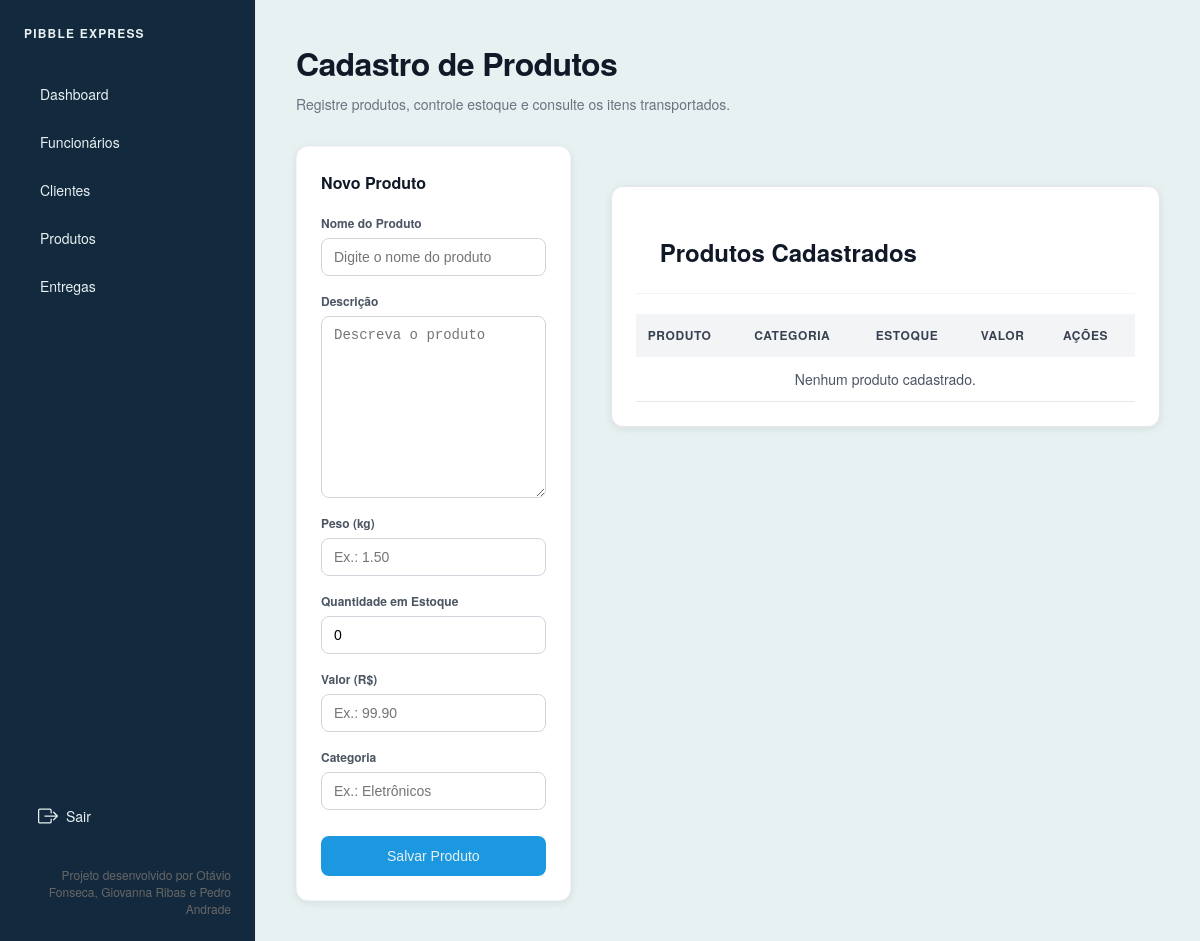
/produtos/ (signed in), run on an earlier commit of the app's database.
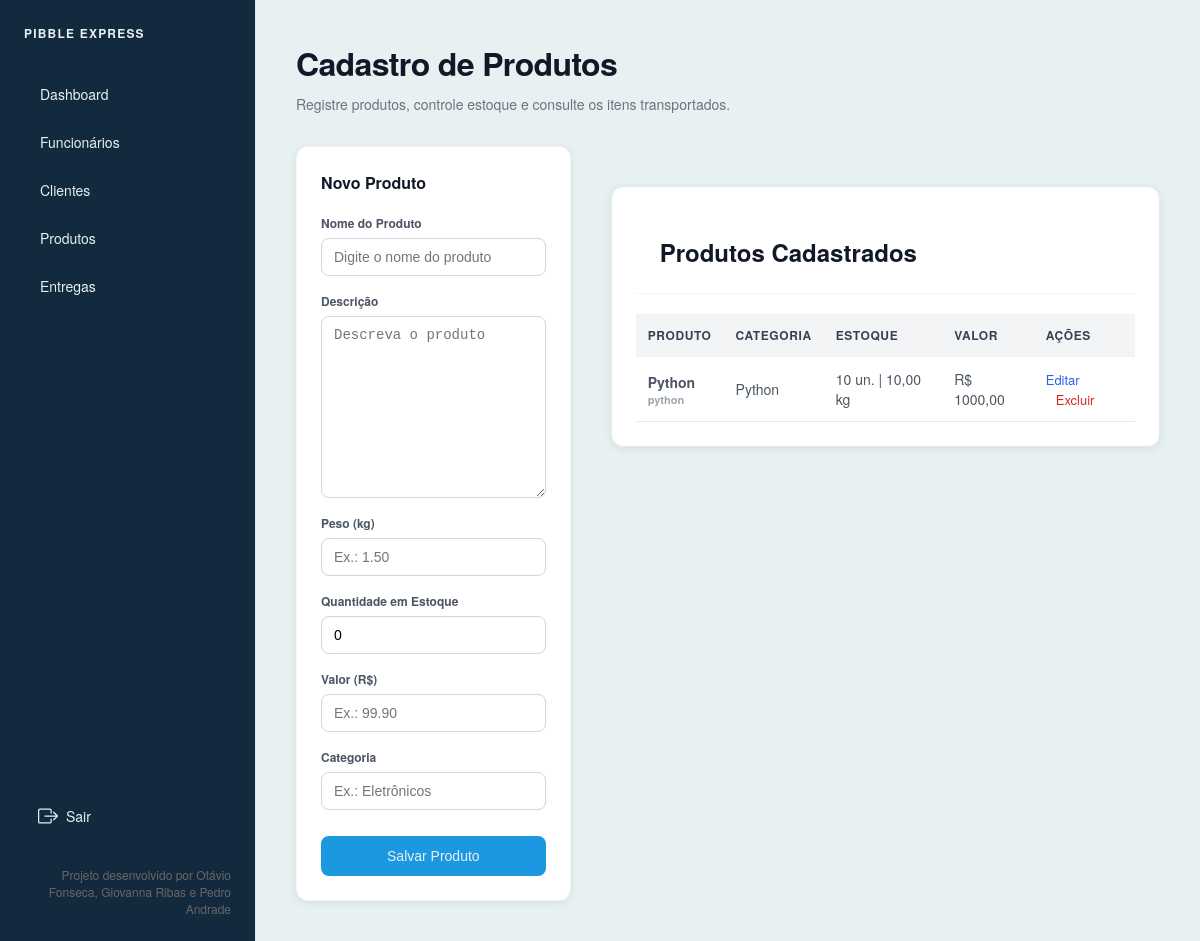
And on a later commit of the database.
### produtos/models.py (models this page shows, shortened)
class Produto(models.Model):
    nome_produto = models.CharField(max_length=255, verbose_name="Nome do Produto")
    descricao = models.TextField(blank=True, null=True, verbose_name="Descrição")
    peso = models.DecimalField(max_digits=6, decimal_places=2, verbose_name="Peso (kg)")
    quantidade_estoque = models.IntegerField(default=0, verbose_name="Quantidade em Estoque")
    valor = models.DecimalField(max_digits=10, decimal_places=2, verbose_name="Valor (R$)")
    categoria = models.CharField(max_length=100, verbose_name="Categoria")

### core/views.py (the view)
# urls.py: path("produtos/", views.produtos, name="produtos"),
@login_required
def produtos(request):
    form = ProdutoForm(dados_formulario(request))
    if request.method == "POST" and form.is_valid() and salvar_formulario_com_feedback(form):
        return redirect("produtos")
    context = {
        "form": form,
        "produtos": Produto.objects.all().order_by("nome_produto"),
    }
    return render(request, "produtos.html", context)

### produtos/forms.py
class ProdutoForm(forms.ModelForm):
    class Meta:
        model = Produto
        fields = [
            "nome_produto",
            "descricao",
            "peso",
            "quantidade_estoque",
            "valor",
            "categoria",
        ]
    def __init__(self, *args, **kwargs):
        super().__init__(*args, **kwargs)
        self.fields["nome_produto"].widget.attrs["placeholder"] = "Digite o nome do produto"
        self.fields["descricao"].widget.attrs["placeholder"] = "Descreva o produto"
        self.fields["peso"].widget.attrs["placeholder"] = "Ex.: 1.50"
        self.fields["quantidade_estoque"].widget.attrs["placeholder"] = "Ex.: 100"
        self.fields["valor"].widget.attrs["placeholder"] = "Ex.: 99.90"
        self.fields["categoria"].widget.attrs["placeholder"] = "Ex.: Eletrônicos"

### core/views.py (called while the page is built)
def dados_formulario(request):
    return request.POST if request.method == "POST" else None

### templates/produtos.html (shortened to what this page needs)
{% extends 'base.html' %}
{% block content %}
<header>
    <h1 class="header-title">Cadastro de Produtos</h1>
    <p class="header-subtitle">
        Registre produtos, controle estoque e consulte os itens transportados.
    </p>
</header>
<div class="mudar-layout-grid">
    <div class="card">
        <h2 class="form-title">
            {% if editando %}Editar Produto{% else %}Novo Produto{% endif %}
        </h2>
        <form method="POST" class="form-container">
            {% for field in form %}
            <div class="form-group">
                <label class="form-label">{{ field.label }}</label>
                {{ field }}
            </div>
            {% endfor %}
            <button type="submit" class="btn-submit">
                {% if editando %}Atualizar Produto{% else %}Salvar Produto{% endif %}
            </button>
        </form>
    </div>
    <section class="report-section">
        <div class="report-header">
            <h2>Produtos Cadastrados</h2>
        </div>
        <div class="table-container">
            <table class="data-table">
                <thead>
                    <tr>
                        <th>Produto</th>
                        <th>Categoria</th>
                        <th>Estoque</th>
                        <th>Valor</th>
                        <th>Ações</th>
                    </tr>
                </thead>
                <tbody>
                    {% for produto in produtos %}
                    <tr>
                        <td class="client-name">
                            {{ produto.nome_produto }}
                            <div class="contact-phone">{{ produto.descricao }}</div>
                        </td>
                        <td>{{ produto.categoria }}</td>
                        <td>{{ produto.quantidade_estoque }} un. | {{ produto.peso }} kg</td>
                        <td>R$ {{ produto.valor }}</td>
                        <td>
                            <a href="{% url 'editar_produto' produto.pk %}" class="edit-link">Editar</a>
                            <a
                                href="{% url 'deletar_produto' produto.pk %}"
                                class="delete-link"
                                onclick="return confirm('Deseja excluir este produto?')"
                            >
                                Excluir
                            </a>
                        </td>
                    </tr>
                    {% empty %}
                    <tr>
                        <td colspan="5" class="empty-message">
                            Nenhum produto cadastrado.
                        </td>
                    </tr>
                    {% endfor %}
                </tbody>
            </table>
        </div>
    </section>
</div>
{% endblock %}

### templates/base.html (shortened to what this page needs)
{% load static %}
<!DOCTYPE html>
<html lang="pt-br">
<head>
    <link rel="stylesheet" href="{% static 'css/style.css' %}?v=3">
</head>
<body>
    <aside class="sidebar">
        <div>
            <div class="brand-title">Pibble Express</div>
            <nav class="nav-links">
                {% if request.user.is_superuser or request.user.funcionario.tipo_usuario == 'ADM' %}
                    <a href="/dashboard/" class="nav-item">
                        Dashboard
                    </a>
                    <a href="/funcionarios/" class="nav-item">
                        Funcionários
                    </a>
                {% endif %}
                <a href="/clientes/" class="nav-item">
                    Clientes
                </a>
                <a href="/produtos/" class="nav-item">
                    Produtos
                </a>
                <a href="/entregas/" class="nav-item">
                    Entregas
                </a>
            </nav>
        </div>
        <div class="sidebar-footer">
            {% if request.user.is_authenticated %}
                <form method="POST" action="{% url 'logout' %}" class="logout-form">
                    <button type="submit" class="logout-button" aria-label="Sair">
                        <span>Sair</span>
                    </button>
                </form>
            {% endif %}
            <div class="footer-credit">
                Projeto desenvolvido por Otávio Fonseca, Giovanna Ribas e Pedro Andrade
            </div>
        </div>
    </aside>
    <main class="main-content">
        {% block content %}
        {% endblock %}
    </main>
</body>
</html>

### static/css/style.css (style rules this page uses)
* { margin: 0; padding: 0; box-sizing: border-box; }
body { font-family: 'Helvetica Neue', Helvetica, Arial, sans-serif; background-color: #E8F1F2; color: #111827; display: flex; height: 100vh; height: 100vh; overflow: hidden; }
.sidebar { width: 256px; background-color: #13293D; border-right: 1px solid #e5e7eb; display: flex; flex-direction: column; justify-content: space-between; padding: 24px; }
.brand-title { letter-spacing: 0.1em; font-weight: 700; font-size: 12px; text-transform: uppercase; color: #E8F1F2; margin-bottom: 32px; }
.nav-links { display: flex; flex-direction: column; gap: 8px; }
.nav-item { display: block; padding: 10px 16px; font-size: 14px; font-weight: 500; color: #E8F1F2; text-decoration: none; border-radius: 8px; transition: background-color 0.2s; }
.sidebar-footer { display: flex; flex-direction: column; align-items: flex-end; gap: 16px; }
.logout-form { width: 100%; display: flex; }
.logout-button { display: inline-flex; align-items: center; justify-content: center; gap: 8px; padding: 8px 14px; border: none; border-radius: 8px; background: transparent; color: #E8F1F2; font-family: inherit; font-size: 14px; font-weight: 500; cursor: pointer; transition: background-color 0.2s, color 0.2s; }
.logout-button svg { width: 20px; height: 20px; flex-shrink: 0; fill: currentColor; }
.footer-credit { font-size: 12px; color: #686767; padding-top: 16px; text-align: right; }
.main-content { flex: 1; display: flex; flex-direction: column; overflow-y: auto; padding: 40px; }
.header-title { font-size: 24px; font-weight: 600; letter-spacing: -0.02em; margin-bottom: 4px; }
.header-subtitle { font-size: 14px; color: #6b7280; margin-bottom: 32px; }
.card { background-color: #ffffff; padding: 24px; border-radius: 12px; border: 1px solid #f3f4f6; }
.report-section { background-color: #ffffff; border-radius: 12px; border: 1px solid #e5e7eb; overflow: hidden; }
.report-header { padding: 24px; border-bottom: 1px solid #f3f4f6; display: flex; justify-content: space-between; align-items: center; }
.table-container { overflow-x: auto; }
.data-table { width: 100%; border-collapse: collapse; text-align: left; font-size: 14px; }
.data-table th { background-color: #f9fafb; padding: 16px 24px; font-size: 12px; font-weight: 600; text-transform: uppercase; letter-spacing: 0.05em; color: #9ca3af; border-bottom: 1px solid #f3f4f6; }
.data-table td { padding: 16px 24px; color: #4b5563; border-bottom: 1px solid #f3f4f6; }
.header-title { font-size: 32px; font-weight: bold; color: #111827; }
.header-subtitle { margin-top: 8px; color: #6b7280; }
.card { background: #ffffff; padding: 24px; border-radius: 12px; box-shadow: 0 2px 8px rgba(0, 0, 0, 0.08); }
.report-section { margin-top: 40px; background: #ffffff; padding: 24px; border-radius: 12px; box-shadow: 0 2px 8px rgba(0, 0, 0, 0.08); }
.report-header { display: flex; justify-content: space-between; align-items: center; margin-bottom: 20px; }
.data-table { width: 100%; border-collapse: collapse; }
.data-table th { background-color: #f3f4f6; text-align: left; padding: 12px; color: #374151; }
.data-table td { padding: 12px; border-bottom: 1px solid #e5e7eb; }
.mudar-layout-grid { display: grid; grid-template-columns: 1fr 2fr; gap: 40px; align-items: start; }
.form-title { font-size: 16px; font-weight: 600; margin-bottom: 20px; }
.form-container { display: flex; flex-direction: column; gap: 16px; }
.form-group { display: flex; flex-direction: column; gap: 6px; }
.form-label { font-size: 12px; font-weight: 600; color: #4b5563; }
.form-group input, .form-group select, .form-group textarea { width: 100%; padding: 10px 12px; border: 1px solid #d1d5db; border-radius: 8px; font-size: 14px; }
.btn-submit { width: 100%; padding: 12px; margin-top: 10px; border: none; border-radius: 8px; background-color: #1B98E0; color: #E8F1F2; font-size: 14px; cursor: pointer; transition: 0.3s; }
.client-name { font-weight: 600; color: #111827; }
.contact-phone { font-size: 11px; color: #9ca3af; }
.delete-link { color: #dc2626; text-decoration: none; font-size: 13px; font-weight: 500; margin-left: 10px; }
.edit-link { color: #2563eb; text-decoration: none; font-size: 13px; font-weight: 500; }

What changed in the data, as far as the page shows it:
added Produto: nome_produto "Python", descricao "python", categoria "Python", quantidade_estoque "10", peso "10,00", valor "1000,00"
Also different on the page:
text no longer shown: "Nenhum produto cadastrado."
